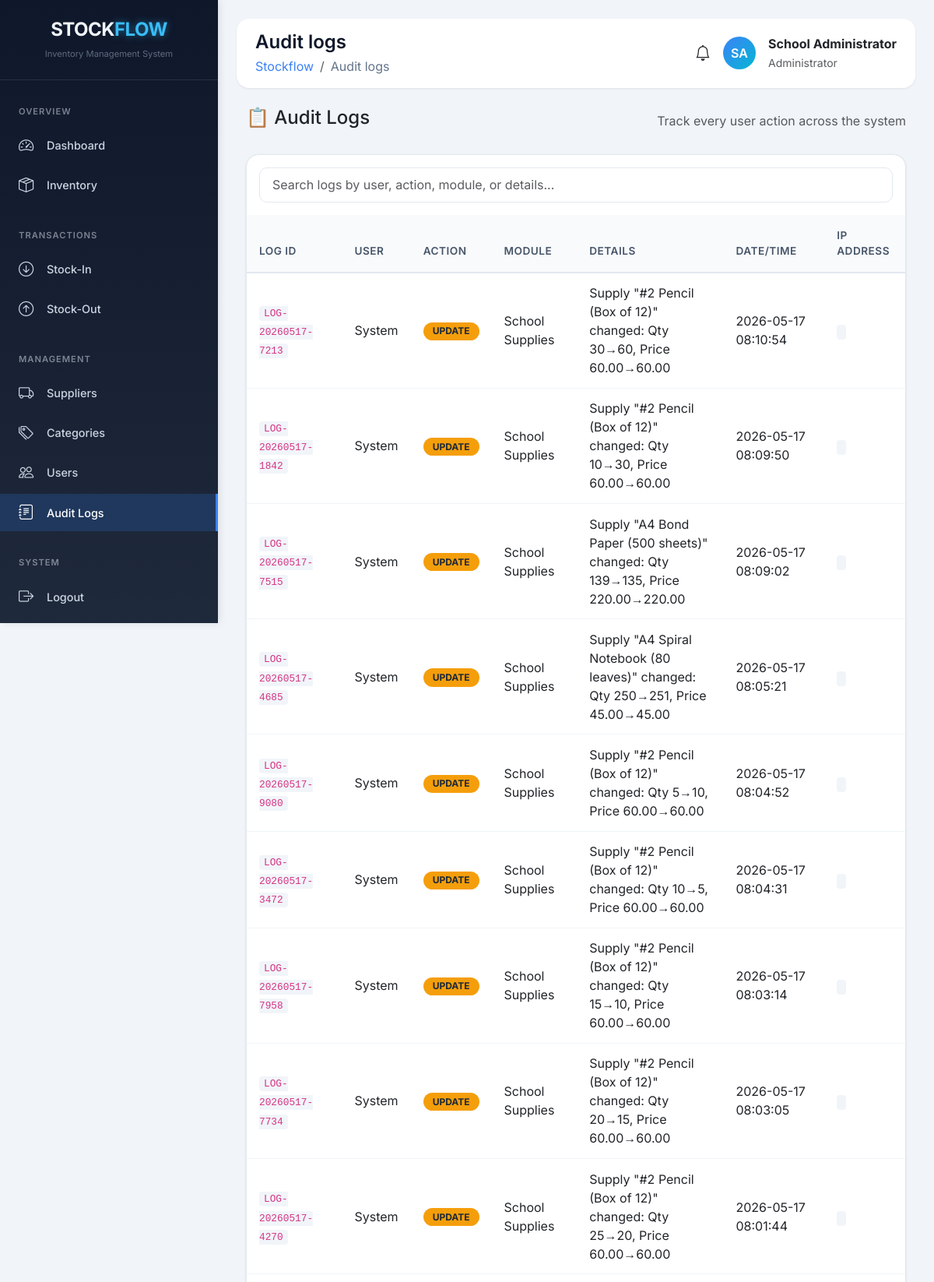
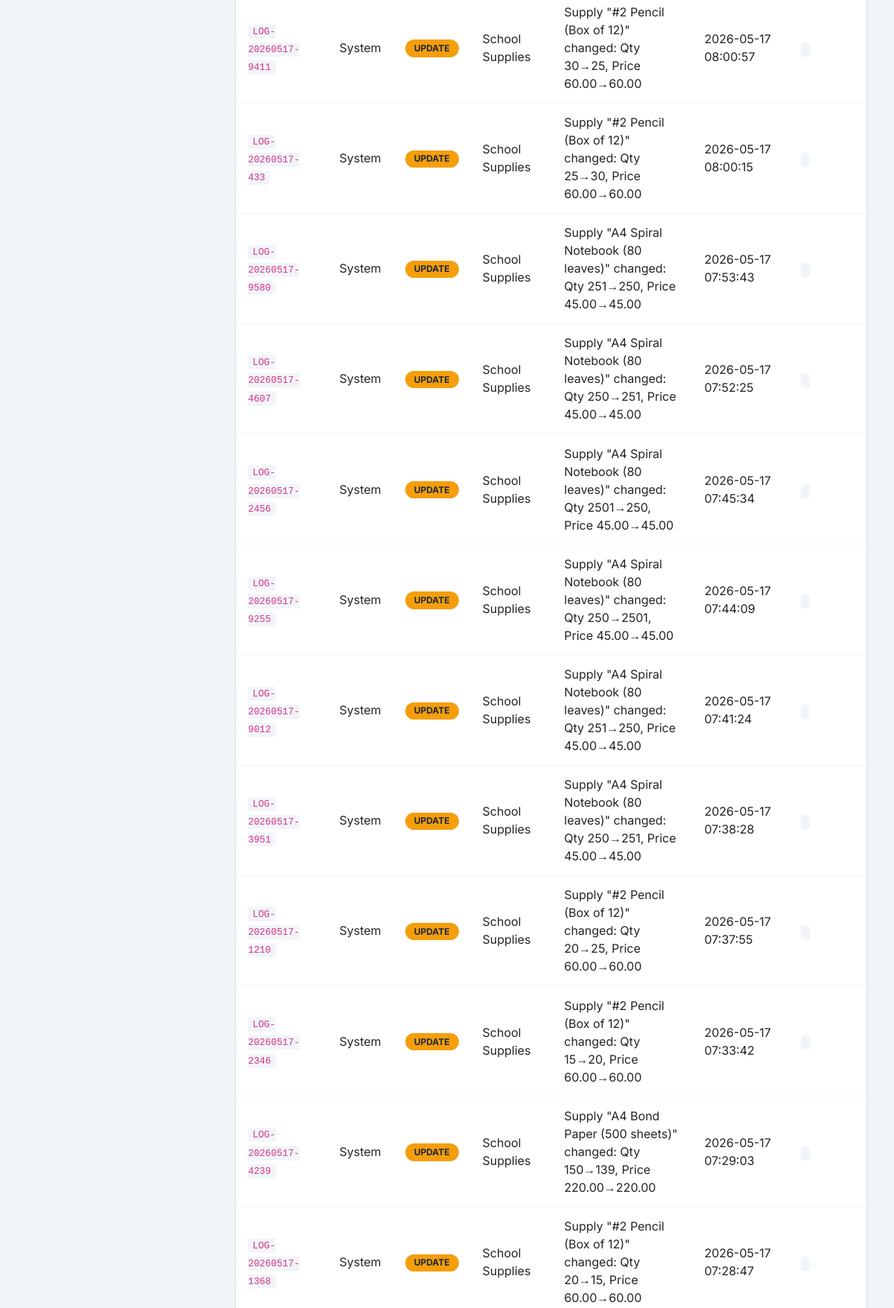
The app's page /index.php?page=audit_logs (signed in, upper part) with its own data (2 pictures, top to bottom).
### tables this page shows
CREATE TABLE `audit_logs` (
  `id` int(11) NOT NULL,
  `log_id` varchar(20) NOT NULL,
  `user_id` int(11) DEFAULT NULL,
  `action` varchar(100) DEFAULT NULL,
  `module` varchar(50) DEFAULT NULL,
  `details` text DEFAULT NULL,
  `ip_address` varchar(45) DEFAULT NULL,
  `created_at` timestamp NOT NULL DEFAULT current_timestamp()
);

### backend/database.php (called while the page is built, shortened)
<?php
function escape($string) {
    return htmlspecialchars($string, ENT_QUOTES, 'UTF-8');
}
?>

### frontend/audit_logs.php (the view, shortened to what this page needs)
<?php
$stmt = $pdo->query("SELECT al.*, u.fullname as user_name
                     FROM audit_logs al
                     LEFT JOIN users u ON al.user_id = u.id
                     ORDER BY al.created_at DESC
                     LIMIT 100");
$logs = $stmt->fetchAll();
?>
<div class="container-fluid">
    <div class="d-flex justify-content-between align-items-center mb-4">
        <h4>📋 Audit Logs</h4>
        <p class="text-muted mb-0">Track every user action across the system</p>
    </div>
    <div class="data-table">
        <div class="p-3">
            <input type="text" id="searchLog" class="form-control" placeholder="Search logs by user, action, module, or details...">
        </div>
        <div class="table-responsive">
            <table class="table table-hover" id="logTable">
                <thead class="table-light">
                    <tr>
                        <th>LOG ID</th>
                        <th>USER</th>
                        <th>ACTION</th>
                        <th>MODULE</th>
                        <th>DETAILS</th>
                        <th>DATE/TIME</th>
                        <th>IP ADDRESS</th>
                    </tr>
                </thead>
                <tbody>
                    <?php if (empty($logs)): ?>
                    <tr class="text-center">
                        <td colspan="7" class="py-5">
                            <i class="bi bi-inbox fs-1 text-muted"></i>
                            <p class="text-muted mt-2">No audit logs found</p>
                        </td>
                    </tr>
                    <?php else: ?>
                        <?php foreach ($logs as $log): ?>
                        <tr>
                            <td><code><?php echo escape($log['log_id']); ?></code></td>
                            <td><?php echo escape($log['user_name'] ?? 'System'); ?></td>
                            <td>
                                <?php
                                $badgeClass = 'bg-info';
                                if ($log['action'] === 'UPDATE') $badgeClass = 'bg-warning';
                                ?>
                                <span class="badge <?php echo $badgeClass; ?>">
                                    <?php echo escape($log['action']); ?>
                                </span>
                            </td>
                            <td><?php echo escape($log['module']); ?></td>
                            <td style="max-width: 300px; word-wrap: break-word;"><?php echo escape($log['details']); ?></td>
                            <td><?php echo date('Y-m-d H:i:s', strtotime($log['created_at'])); ?></td>
                            <td><code><?php echo escape($log['ip_address']); ?></code></td>
                        </tr>
                        <?php endforeach; ?>
                    <?php endif; ?>
                </tbody>
            </table>
        </div>
    </div>
</div>

### frontend/assets/css/style.css (style rules this page uses)
* { margin: 0; padding: 0; box-sizing: border-box; font-family: 'Inter', sans-serif; }
body { background: #f1f5f9; overflow-x: hidden; }
.data-table { background: white; border-radius: 20px; overflow: hidden; box-shadow: 0 1px 3px rgba(0, 0, 0, 0.08); border: 1px solid #e2e8f0; }
.data-table th { background: #f8fafc; padding: 1rem; font-weight: 600; color: #334155; border-bottom: 1px solid #e2e8f0; font-size: 0.8rem; text-transform: uppercase; letter-spacing: 0.5px; }
.data-table td { padding: 0.85rem 1rem; vertical-align: middle; border-bottom: 1px solid #f1f5f9; }
.form-control, .form-select { border-radius: 10px; border: 1px solid #e2e8f0; padding: 0.6rem 1rem; }

### frontend/includes/header.php (style rules this page uses)
* { margin: 0; padding: 0; box-sizing: border-box; font-family: 'Inter', sans-serif; }
body { background: #f1f5f9; }

### frontend/audit_logs.php (style rules this page uses)
.data-table { background: white; border-radius: 16px; overflow: hidden; box-shadow: 0 1px 3px rgba(0,0,0,0.1); }
.table th { background: #f8fafc; padding: 1rem; font-weight: 600; color: #475569; border-bottom: 2px solid #e2e8f0; font-size: 0.85rem; }
.table td { padding: 0.85rem 1rem; vertical-align: middle; }
.badge { font-size: 0.75rem; padding: 0.35rem 0.75rem; border-radius: 20px; }
.bg-warning { background: #f59e0b !important; color: #1f2937 !important; }
code { background: #f1f5f9; padding: 2px 6px; border-radius: 4px; font-size: 0.8rem; }

### records on screen
audit_logs: log "LOG-20260517-7213", user_name "System", action "UPDATE", module "School Supplies", details "Supply \"#2 Pencil (Box of 12)\" changed: Qty 30→60, Price 60.00→60.00", created_at "2026-05-17 08:10:54"
audit_logs: log "LOG-20260517-1842", user_name "System", action "UPDATE", module "School Supplies", details "Supply \"#2 Pencil (Box of 12)\" changed: Qty 10→30, Price 60.00→60.00", created_at "2026-05-17 08:09:50"
audit_logs: log "LOG-20260517-7515", user_name "System", action "UPDATE", module "School Supplies", details "Supply \"A4 Bond Paper (500 sheets)\" changed: Qty 139→135, Price 220.00→220.00", created_at "2026-05-17 08:09:02"
audit_logs: log "LOG-20260517-4685", user_name "System", action "UPDATE", module "School Supplies", details "Supply \"A4 Spiral Notebook (80 leaves)\" changed: Qty 250→251, Price 45.00→45.00", created_at "2026-05-17 08:05:21"
audit_logs: log "LOG-20260517-9080", user_name "System", action "UPDATE", module "School Supplies", details "Supply \"#2 Pencil (Box of 12)\" changed: Qty 5→10, Price 60.00→60.00", created_at "2026-05-17 08:04:52"
audit_logs: log "LOG-20260517-3472", user_name "System", action "UPDATE", module "School Supplies", details "Supply \"#2 Pencil (Box of 12)\" changed: Qty 10→5, Price 60.00→60.00", created_at "2026-05-17 08:04:31"
audit_logs: log "LOG-20260517-7958", user_name "System", action "UPDATE", module "School Supplies", details "Supply \"#2 Pencil (Box of 12)\" changed: Qty 15→10, Price 60.00→60.00", created_at "2026-05-17 08:03:14"
audit_logs: log "LOG-20260517-7734", user_name "System", action "UPDATE", module "School Supplies", details "Supply \"#2 Pencil (Box of 12)\" changed: Qty 20→15, Price 60.00→60.00", created_at "2026-05-17 08:03:05"
audit_logs: log "LOG-20260517-4270", user_name "System", action "UPDATE", module "School Supplies", details "Supply \"#2 Pencil (Box of 12)\" changed: Qty 25→20, Price 60.00→60.00", created_at "2026-05-17 08:01:44"
audit_logs: log "LOG-20260517-9411", user_name "System", action "UPDATE", module "School Supplies", details "Supply \"#2 Pencil (Box of 12)\" changed: Qty 30→25, Price 60.00→60.00", created_at "2026-05-17 08:00:57"
audit_logs: log "LOG-20260517-433", user_name "System", action "UPDATE", module "School Supplies", details "Supply \"#2 Pencil (Box of 12)\" changed: Qty 25→30, Price 60.00→60.00", created_at "2026-05-17 08:00:15"
audit_logs: log "LOG-20260517-9580", user_name "System", action "UPDATE", module "School Supplies", details "Supply \"A4 Spiral Notebook (80 leaves)\" changed: Qty 251→250, Price 45.00→45.00", created_at "2026-05-17 07:53:43"
audit_logs: log "LOG-20260517-4607", user_name "System", action "UPDATE", module "School Supplies", details "Supply \"A4 Spiral Notebook (80 leaves)\" changed: Qty 250→251, Price 45.00→45.00", created_at "2026-05-17 07:52:25"
audit_logs: log "LOG-20260517-2456", user_name "System", action "UPDATE", module "School Supplies", details "Supply \"A4 Spiral Notebook (80 leaves)\" changed: Qty 2501→250, Price 45.00→45.00", created_at "2026-05-17 07:45:34"
audit_logs: log "LOG-20260517-9255", user_name "System", action "UPDATE", module "School Supplies", details "Supply \"A4 Spiral Notebook (80 leaves)\" changed: Qty 250→2501, Price 45.00→45.00", created_at "2026-05-17 07:44:09"
audit_logs: log "LOG-20260517-9012", user_name "System", action "UPDATE", module "School Supplies", details "Supply \"A4 Spiral Notebook (80 leaves)\" changed: Qty 251→250, Price 45.00→45.00", created_at "2026-05-17 07:41:24"
audit_logs: log "LOG-20260517-3951", user_name "System", action "UPDATE", module "School Supplies", details "Supply \"A4 Spiral Notebook (80 leaves)\" changed: Qty 250→251, Price 45.00→45.00", created_at "2026-05-17 07:38:28"
audit_logs: log "LOG-20260517-1210", user_name "System", action "UPDATE", module "School Supplies", details "Supply \"#2 Pencil (Box of 12)\" changed: Qty 20→25, Price 60.00→60.00", created_at "2026-05-17 07:37:55"
audit_logs: log "LOG-20260517-2346", user_name "System", action "UPDATE", module "School Supplies", details "Supply \"#2 Pencil (Box of 12)\" changed: Qty 15→20, Price 60.00→60.00", created_at "2026-05-17 07:33:42"
audit_logs: log "LOG-20260517-4239", user_name "System", action "UPDATE", module "School Supplies", details "Supply \"A4 Bond Paper (500 sheets)\" changed: Qty 150→139, Price 220.00→220.00", created_at "2026-05-17 07:29:03"
audit_logs: log "LOG-20260517-1368", user_name "System", action "UPDATE", module "School Supplies", details "Supply \"#2 Pencil (Box of 12)\" changed: Qty 20→15, Price 60.00→60.00", created_at "2026-05-17 07:28:47"

### other values on screen
str_replace('_', ' ', $_GET['page'] ?? 'Dashboard') "Audit logs"
$initials "SA"
$_SESSION['name'] "School Administrator"
$_SESSION['role'] "Administrator"
